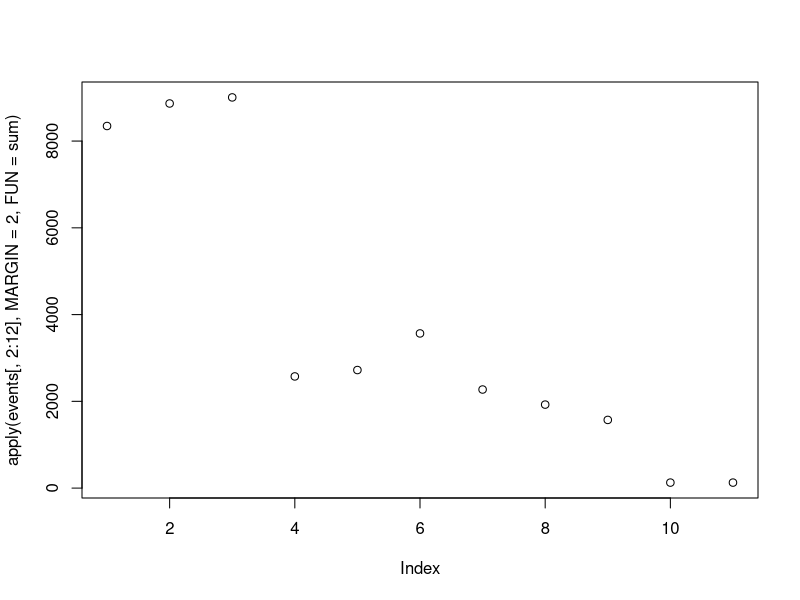
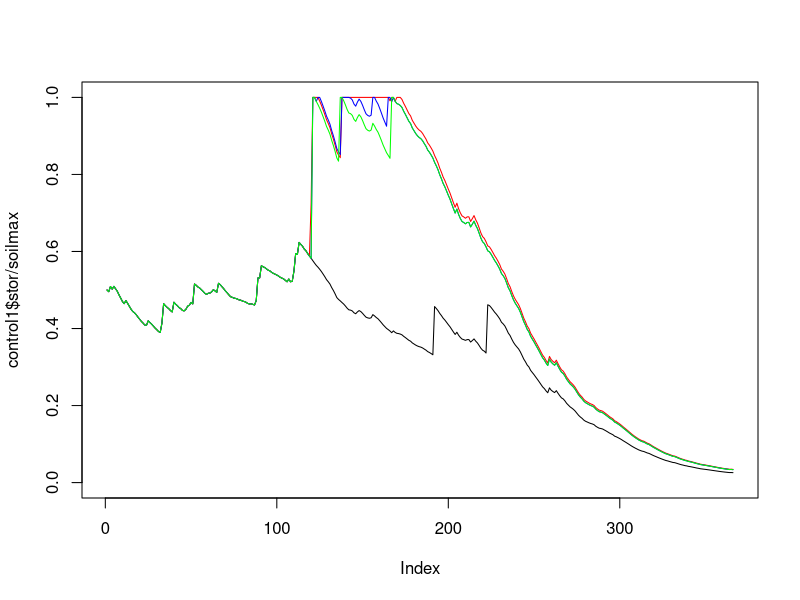
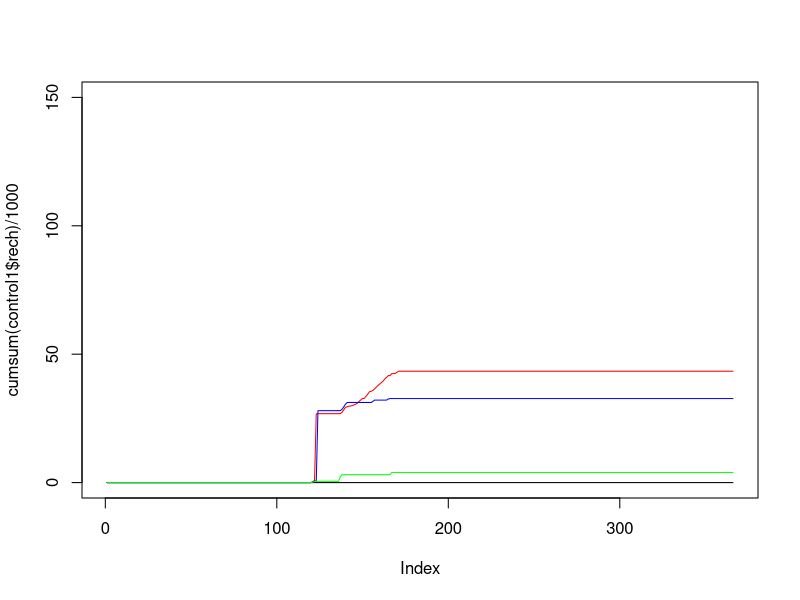
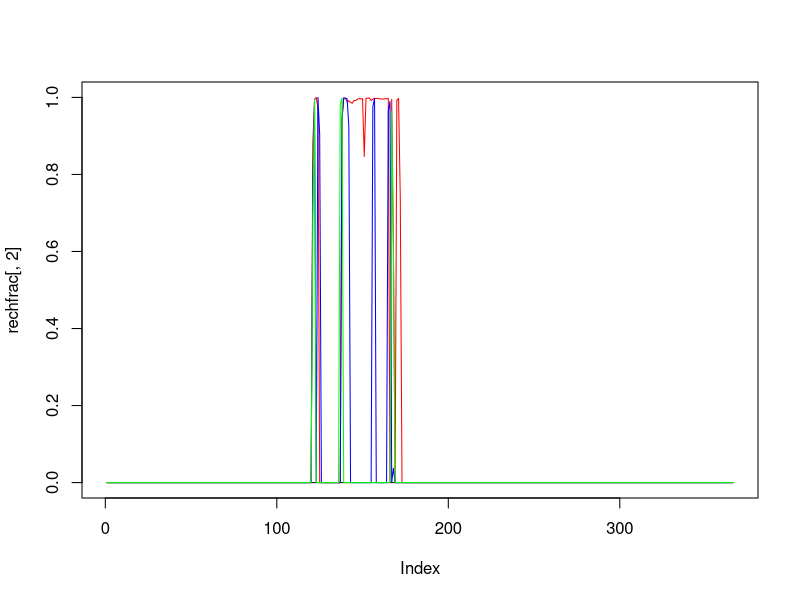

The R source for these figures, in order:
#THORNTHWAITE-MATHER WATER BALANCE
#SCOTT VALLEY
library(lubridate)

ctract14=read.csv("SV_ET_2014.csv")
ctract14=cbind(data.frame(year=rep(2014,nrow(ctract14)),irrig=rep(0,nrow(ctract14))),ctract14)
ctract15=read.csv("SV_ET_2015.csv")
ctract15=cbind(data.frame(year=rep(2015,nrow(ctract15)),irrig=rep(0,nrow(ctract15))),ctract15)

#get irrigation data
events=read.csv("sv_waterapplied.csv")
#events_edit=edit(events)
idayz=events[,1]

apply(events,MARGIN=2,FUN=function(x) sum(x > 0))
days_inundated=c(37,37,37,11,10,13,8,5,5,0,0)

plot(apply(events[,2:12],MARGIN=2,FUN=sum)) #total applied water (mm) by treatment

start=yday("1-10-2014") #october 1st 2014 to october 1st 2015

ctract=rbind(ctract14[start:nrow(ctract14),],ctract15[1:start,])

ct_budget_all=data.frame(year=numeric(),day=numeric(), et=numeric(), stor=numeric(), rech=numeric(), irri=numeric())
for(i in 1:11) {
  #clear irrigation data buffer and then populate with treatment info
  irrig=rep(0,366) #create buffer for irrigation quantities
  irrig[(365-start)+idayz] = events[,i+1] #insert irrigation into buffer
  
  cptract=ctract #copy sv control data into buffer
  cptract$rain=cptract$rain+irrig #add irrigation to rain
  
  ct_exc=cptract$rain > cptract$et #ET = PET when rainfall exceeds et
  
  soilmax=5*30.48*0.5*10*0.25 #water content at field capacity is 0.25cm/cm, in a 5ft (1500mm) rootzone
  soilc=numeric()
  eta=numeric()
  deep=numeric()
  eterm=numeric()
  eterm=c(eterm,1)
  eta=c(eta,cptract$et[1])
  soilc=c(soilc,0.5*soilmax) #starting in october with half of field capacity
  deep=c(deep,0)
  for(m in 2:length(ct_exc)) {
    eterm=c(eterm,exp(-(cptract$et[m]-cptract$rain[m])/soilmax))
    soilc=c(soilc,soilc[m-1]*eterm[m])
    if(soilc[m] > soilmax) {
      deep=c(deep,soilc[m]-soilmax)
      soilc[m]=soilmax
    } else {
      deep=c(deep,0)
    }
    deltaS=soilc[m]-soilc[m-1]
    if(ct_exc[m]) {
      eta=c(eta,cptract$et[m])
    } else {
      eta=c(eta,cptract$et[m]-deltaS)
    }
  }
  ct_budget=data.frame(exp=rep(i,366),year=ctract$year,day=ctract$day_of_year,et=eta,stor=soilc,rech=deep,irri=cptract$rain)
  ct_budget_all=rbind(ct_budget_all,ct_budget)
}

#soil storage plot by treatment
control1=ct_budget_all[which(ct_budget_all$exp==11),]
continued1=ct_budget_all[which(ct_budget_all$exp==3),]
high1=ct_budget_all[which(ct_budget_all$exp==6),]
low1=ct_budget_all[which(ct_budget_all$exp==9),]

plot(control1$stor/soilmax,type="l",lty=1,ylim=c(0,1))
lines(continued1$stor/soilmax,type="l",lty=1,col="red")
lines(high1$stor/soilmax,type="l",lty=1,col="blue")
lines(low1$stor/soilmax,type="l",lty=1,col="green")


plot(cumsum(control1$rech)/1000,type="l",lty=1,ylim=c(0,150))
lines(cumsum(continued1$rech)/1000,type="l",lty=1,col="red")
lines(cumsum(high1$rech)/1000,type="l",lty=1,col="blue")
lines(cumsum(low1$rech)/1000,type="l",lty=1,col="green")


rechfrac=data.frame(day=1:366,control=0,continued=0,high=0,low=0)
deltas=c(0,diff(control1$stor))
rechfrac[,2]=(control1$rech)/(control1$rech+deltas+control1$et)
plot(rechfrac[,2],type="l",lty=1,ylim=c(0,1))
deltas=c(0,diff(continued1$stor))
rechfrac[,3]=(continued1$rech)/(continued1$rech+deltas+continued1$et)
lines(rechfrac[,3],type="l",lty=1,col="red")
deltas=c(0,diff(high1$stor))
rechfrac[,4]=(high1$rech)/(high1$rech+deltas+high1$et)
lines(rechfrac[,4],type="l",lty=1,col="blue")
deltas=c(0,diff(low1$stor))
rechfrac[,5]=(low1$rech)/(low1$rech+deltas+low1$et)
lines(rechfrac[,5],type="l",lty=1,col="green")

abovezero=apply(rechfrac[,2:5] > 0,MARGIN=2,FUN=which)
mean(rechfrac[abovezero$continued,3])
mean(rechfrac[abovezero$high,4])
mean(rechfrac[abovezero$low,5])

eend=yday("01-04-2015")
estart=1
estart:eend
